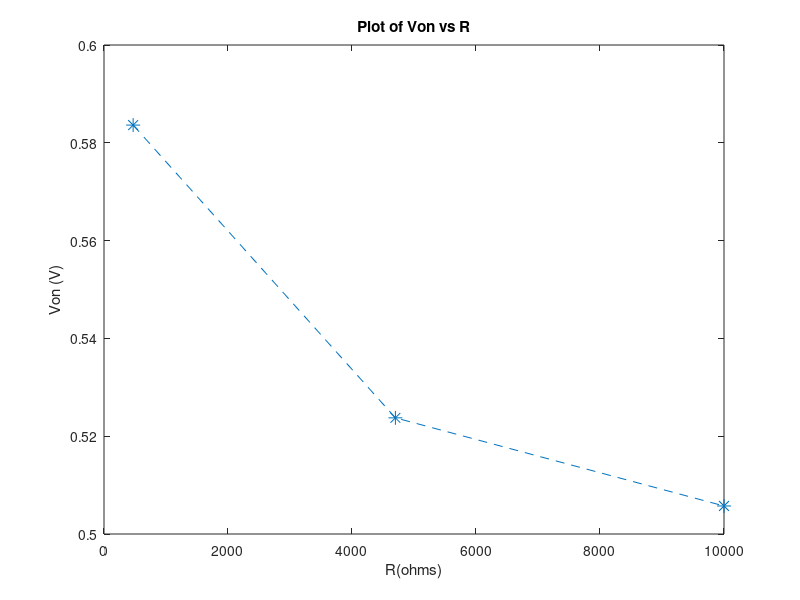
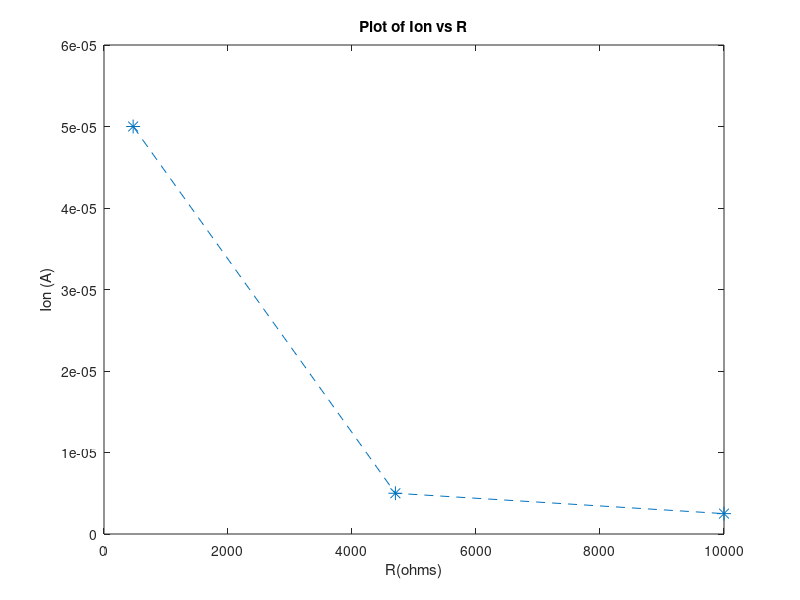
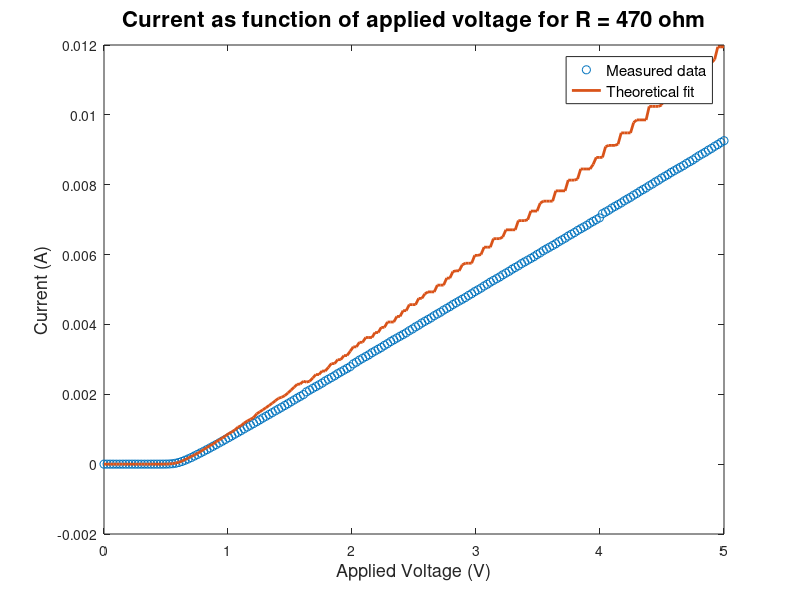
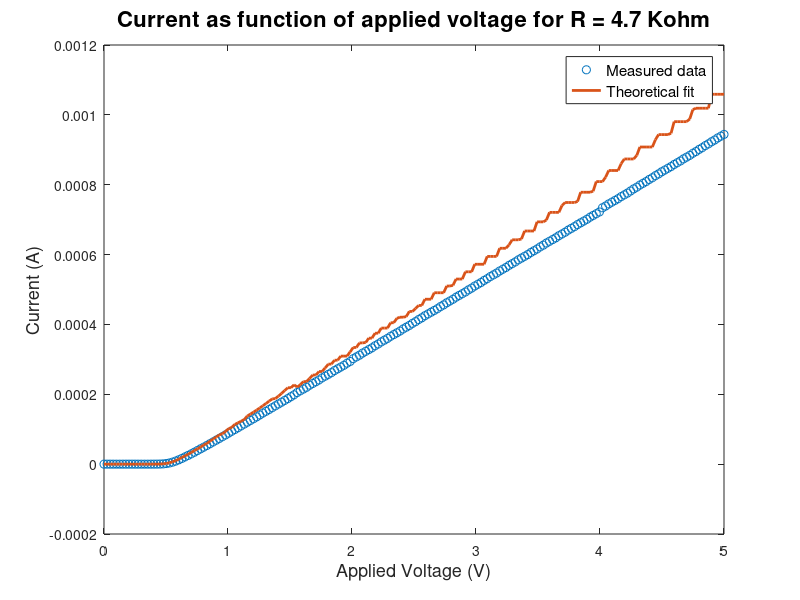

Reproduce these figures in MATLAB, in order.
%Von=Utlog(Ion/Is)
Ut = 0.026;
Ion1 = 5*10^-5;
Ion2 = 5*10^-6;
Ion3 = 2.5*10^-6;
Is =8.92*10^(-15);
Von1 = Ut*log(Ion1/Is)

Von2 = Ut*log(Ion2/Is)

Von3 = Ut*log(Ion3/Is)

R = [470, 4700, 10000];
Von = [Von1, Von2, Von3]
Ion = [Ion1, Ion2, Ion3]

figure
plot(R,Von, '*--', 'markersize', 10)
xlabel('R(ohms)')
ylabel('Von (V)')
title('Plot of Von vs R')

figure
plot(R,Ion, '*--', 'markersize', 10)
xlabel('R(ohms)')
ylabel('Ion (A)')
title('Plot of Ion vs R')
figure
load Vacross_R1_SwVin.csv
load Vacross_R2_SwVin.csv
load Vacross_R3_SwVin.csv
load Vin_R1.csv
load Vin_R2.csv
load Vin_R3.csv
load Current_R1_SwVin.csv
load Current_R2_SwVin.csv
load Current_R3_SwVin.csv

Is = 8.92*10^(-15);
Ut = 0.026;
Itheory1 = Is*(exp(Vacross_R1_SwVin/Ut)-1);

plot(Vin_R1, Current_R1_SwVin, 'o')
hold on
plot(Vin_R1, Itheory1, 'linewidth', 2)
xlabel('Applied Voltage (V)', 'fontsize', 13)
ylabel('Current (A)', 'fontsize', 13)
title('Current as function of applied voltage for R = 470 ohm', 'fontsize', 16)
legend('Measured data', 'Theoretical fit', 'fontsize', 11)
 
Itheory2 = Is*(exp(Vacross_R2_SwVin/Ut)-1);

figure 
plot(Vin_R2, Current_R2_SwVin, 'o')
hold on
plot(Vin_R2, Itheory2, 'linewidth', 2)
xlabel('Applied Voltage (V)', 'fontsize', 13)
ylabel('Current (A)', 'fontsize', 13)
title('Current as function of applied voltage for R = 4.7 Kohm', 'fontsize', 16)
legend('Measured data', 'Theoretical fit', 'fontsize', 11)
 
Itheory3 = Is*(exp(Vacross_R3_SwVin/Ut)-1);
 
figure 
plot(Vin_R3, Current_R3_SwVin, 'o')
hold on
plot(Vin_R3, Itheory3, 'linewidth', 2)
xlabel('Applied Voltage (V)', 'fontsize', 13)
ylabel('Current (A)', 'fontsize', 13)
title('Current as function of applied voltage for R = 10 Kohm', 'fontsize', 16)
legend('Measured data', 'Theoretical fit', 'fontsize', 11)

figure
limits = [0 5 10^(-10) 1];
axis(limits);
semilogy(Vin_R1, Current_R1_SwVin, 'o')
hold on
semilogy(Vin_R1, Itheory1, 'linewidth', 2)
semilogy(Vin_R2, Current_R2_SwVin, 'o')
semilogy(Vin_R2, Itheory2, 'linewidth', 2)
semilogy(Vin_R3, Current_R3_SwVin, 'o')
semilogy(Vin_R3, Itheory3, 'linewidth', 2)
xlabel('Applied Voltage (V)', 'fontsize', 13)
ylabel('Current (A)', 'fontsize', 13)
title('Current as function of applied voltage for various R', 'fontsize', 16)
legend('R=470 ohm Measured data', 'R=470 ohm Theoretical fit', 'R=4.7K ohm Measured data', 'R=4.7K Theoretical fit', 'R=10K Measured data', 'R=10Kohm Theoretical fit')
